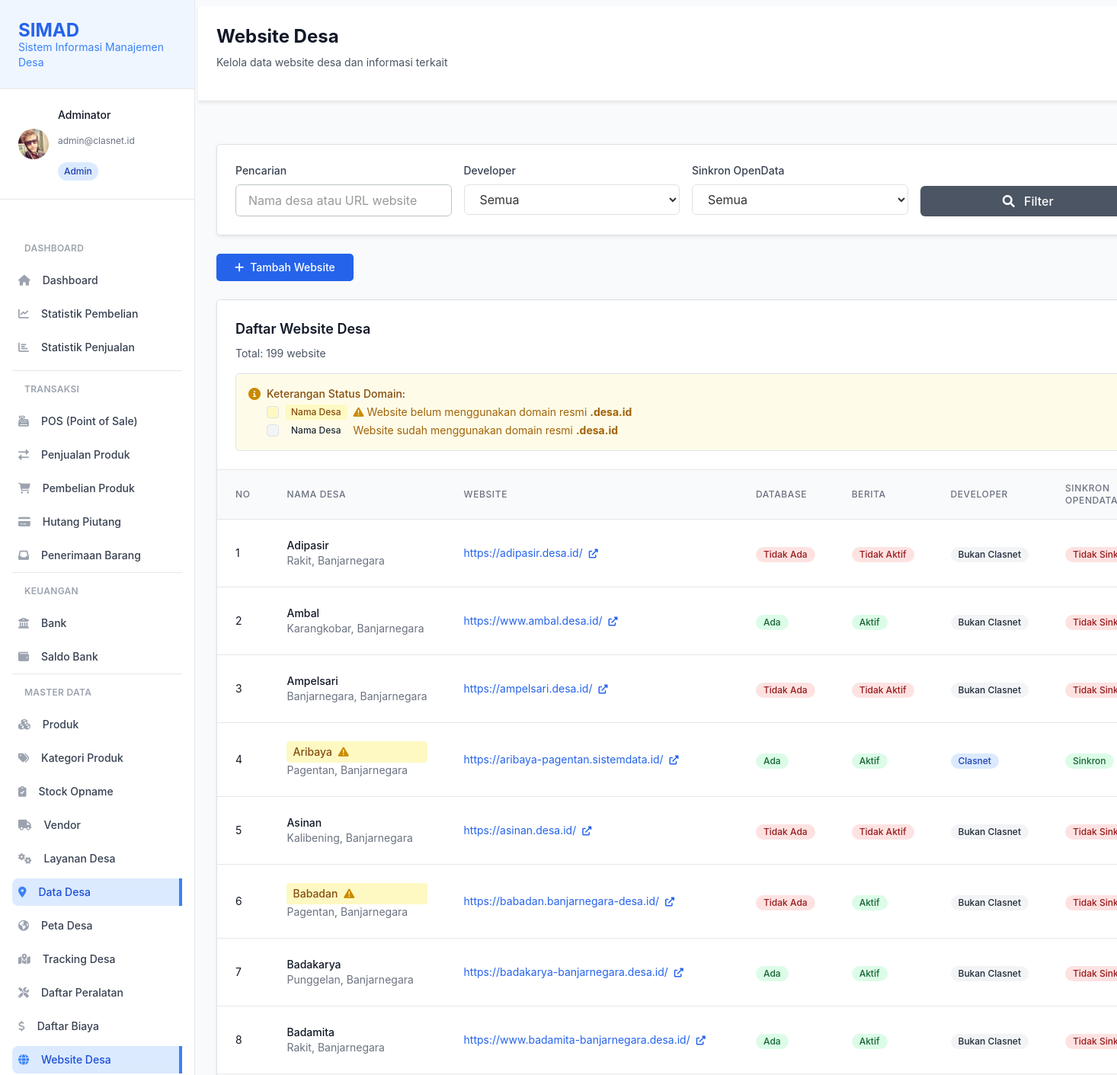
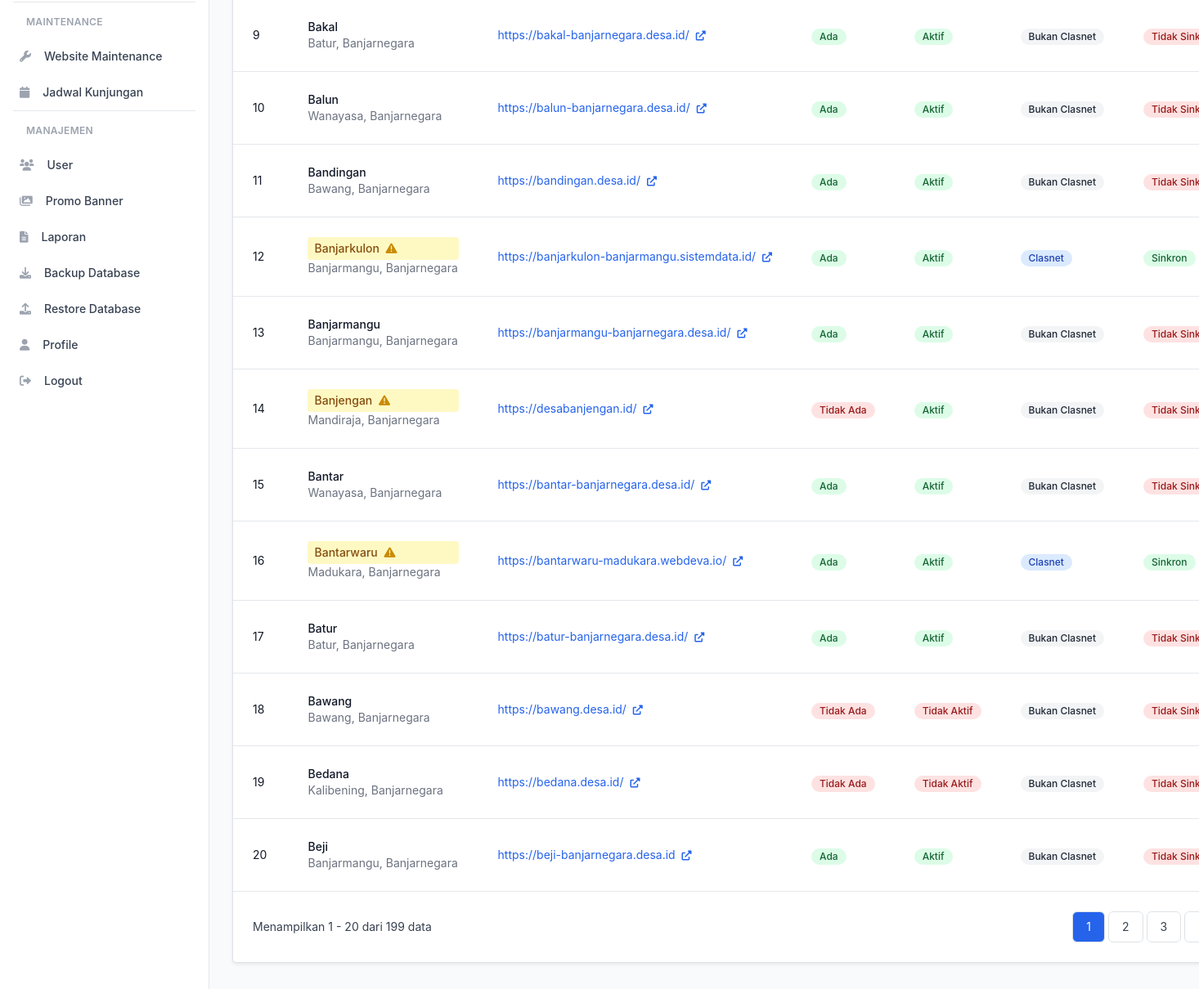
Page /website-desa.php (signed in) on the committed database (2 pictures, top to bottom).
### tables this page shows
CREATE TABLE `users` (
  `id` int(11) NOT NULL,
  `username` varchar(50) NOT NULL,
  `email` varchar(100) NOT NULL,
  `password` varchar(255) NOT NULL,
  `nama_lengkap` varchar(100) NOT NULL,
  `role` enum('admin','akunting','supervisor','teknisi','programmer','sales','finance') NOT NULL,
  `no_hp` varchar(20) DEFAULT NULL,
  `foto_profil` varchar(255) DEFAULT NULL,
  `status` enum('aktif','nonaktif') DEFAULT 'aktif',
  `created_at` timestamp NOT NULL DEFAULT current_timestamp(),
  `updated_at` timestamp NOT NULL DEFAULT current_timestamp() ON UPDATE current_timestamp(),
  `last_login` timestamp NULL DEFAULT NULL
);

CREATE TABLE `website_desa` (
  `id` int(11) NOT NULL,
  `desa_id` int(11) DEFAULT NULL,
  `website_url` varchar(255) NOT NULL,
  `has_database` enum('ada','tidak_ada') DEFAULT 'tidak_ada',
  `news_active` enum('aktif','tidak_aktif') DEFAULT 'tidak_aktif',
  `developer_type` enum('clasnet','bukan_clasnet') DEFAULT 'bukan_clasnet',
  `opendata_sync` enum('sinkron','proses','tidak_sinkron') DEFAULT 'tidak_sinkron',
  `keterangan` text DEFAULT NULL,
  `created_at` timestamp NOT NULL DEFAULT current_timestamp(),
  `updated_at` timestamp NOT NULL DEFAULT current_timestamp() ON UPDATE current_timestamp()
);

CREATE TABLE `desa` (
  `id` int(11) NOT NULL,
  `nama_desa` varchar(100) NOT NULL,
  `alamat` text NOT NULL,
  `kecamatan` varchar(50) NOT NULL,
  `kabupaten` varchar(50) NOT NULL,
  `provinsi` varchar(50) NOT NULL,
  `latitude` decimal(10,8) DEFAULT NULL,
  `longitude` decimal(11,8) DEFAULT NULL,
  `kode_pos` varchar(10) DEFAULT NULL,
  `nama_kepala_desa` varchar(100) DEFAULT NULL,
  `jabatan_kepala_desa` varchar(100) DEFAULT NULL,
  `no_hp_kepala_desa` varchar(20) DEFAULT NULL,
  `nama_sekdes` varchar(100) DEFAULT NULL,
  `no_hp_sekdes` varchar(20) DEFAULT NULL,
  `nama_admin_it` varchar(100) DEFAULT NULL,
  `no_hp_admin_it` varchar(20) DEFAULT NULL,
  `email_desa` varchar(100) DEFAULT NULL,
  `pin` varchar(255) DEFAULT NULL,
  `kategori` enum('baru','rutin','prioritas') DEFAULT 'baru',
  `tingkat_digitalisasi` enum('rendah','sedang','tinggi') DEFAULT 'rendah',
  `limit_kredit` decimal(15,2) DEFAULT 0.00,
  `foto_kantor` varchar(255) DEFAULT NULL,
  `catatan_khusus` text DEFAULT NULL,
  `status` enum('aktif','nonaktif') DEFAULT 'aktif',
  `created_at` timestamp NOT NULL DEFAULT current_timestamp(),
  `updated_at` timestamp NOT NULL DEFAULT current_timestamp() ON UPDATE current_timestamp()
);

### website-desa.php (the view, shortened to what the rows shown need)
<?php
require_once 'config/database.php';
require_once 'config/auth.php';
$db = getDatabase();
$limit = 20;
$page = max(1, (int)($_GET['page'] ?? 1));
$offset = ($page - 1) * $limit;
$where_conditions = [];
$params = [];
$where_clause = !empty($where_conditions) ? 'WHERE ' . implode(' AND ', $where_conditions) : '';
$query = "
    SELECT wd.*, d.nama_desa, d.kecamatan, d.kabupaten
    FROM website_desa wd
    LEFT JOIN desa d ON wd.desa_id = d.id
    $where_clause
    ORDER BY d.nama_desa ASC
    LIMIT $limit OFFSET $offset
";
$website_list = $db->select($query, $params);
?>
<!DOCTYPE html>
<html lang="id">
<head>
    <script src="https://cdn.tailwindcss.com"></script>
    <link rel="stylesheet" href="https://cdnjs.cloudflare.com/ajax/libs/font-awesome/6.0.0/css/all.min.css">
</head>
<body class="h-full bg-gray-50">
    <?php
    include 'layouts/header.php';
    ?>
    <div class="bg-white shadow-sm border-b border-gray-200 mb-6">
        <div class="px-6 py-4">
            <div>
                <h1 class="text-2xl font-bold text-gray-900">Website Desa</h1>
            </div>
        </div>
    </div>
    <div class="max-w-7xl ml-0 px-4 sm:px-6 lg:px-8 py-8">
        <div class="bg-white rounded-lg shadow-sm border border-gray-200">
            <div class="px-6 py-4 border-b border-gray-200">
                <h2 class="text-lg font-semibold text-gray-900">Daftar Website Desa</h2>
            </div>
            <?php if (empty($website_list)): ?>
                <div class="p-8 text-center">
                    <i class="fas fa-globe text-gray-300 text-4xl mb-4"></i>
                    <h3 class="text-lg font-medium text-gray-900 mb-2">Belum ada data website</h3>
                    <p class="text-gray-600 mb-4">Mulai dengan menambahkan website desa pertama</p>
                    <a href="website-desa-add.php" class="inline-flex items-center px-4 py-2 bg-primary-600 hover:bg-primary-700 text-white font-medium rounded-lg transition-colors duration-200">
                        <i class="fas fa-plus mr-2"></i>
                        Tambah Website
                    </a>
                </div>
            <?php else: ?>
                <div class="overflow-x-auto">
                    <table class="min-w-full divide-y divide-gray-200 table-fixed">
                        <thead class="bg-gray-50">
                            <tr>
                                <th class="px-6 py-3 text-left text-xs font-medium text-gray-500 uppercase tracking-wider w-16">No</th>
                                <th class="px-6 py-3 text-left text-xs font-medium text-gray-500 uppercase tracking-wider w-48">Nama Desa</th>
                                <th class="px-6 py-3 text-left text-xs font-medium text-gray-500 uppercase tracking-wider w-64">Website</th>
                                <th class="px-6 py-3 text-left text-xs font-medium text-gray-500 uppercase tracking-wider w-24">Database</th>
                                <th class="px-6 py-3 text-left text-xs font-medium text-gray-500 uppercase tracking-wider w-24">Berita</th>
                                <th class="px-6 py-3 text-left text-xs font-medium text-gray-500 uppercase tracking-wider w-32">Developer</th>
                                <th class="px-6 py-3 text-left text-xs font-medium text-gray-500 uppercase tracking-wider w-32">Sinkron OpenData</th>
                            </tr>
                        </thead>
                         <tbody class="bg-white divide-y divide-gray-200">
                             <?php foreach ($website_list as $index => $website): ?>
                             <tr class="hover:bg-gray-50">
                                 <td class="px-6 py-4 whitespace-nowrap text-sm text-gray-900 w-16">
                                     <?= $offset + $index + 1 ?>
                                 </td>
                                 <td class="px-6 py-4 whitespace-nowrap w-48">
                                     <?php
                                     $is_official_domain = strpos($website['website_url'], '.desa.id') !== false;
                                     $name_class = $is_official_domain ? 'text-gray-900' : 'text-yellow-800 bg-yellow-100 px-2 py-1 rounded';
                                     ?>
                                     <div class="text-sm font-medium <?= $name_class ?>">
                                         <?= htmlspecialchars($website['nama_desa'] ?: 'Tidak terdaftar') ?>
                                         <?php if (!$is_official_domain): ?>
                                         <i class="fas fa-exclamation-triangle ml-1 text-yellow-600" title="Website belum menggunakan domain resmi .desa.id"></i>
                                         <?php endif; ?>
                                     </div>
                                     <?php if ($website['kecamatan']): ?>
                                     <div class="text-sm text-gray-500">
                                         <?= htmlspecialchars($website['kecamatan']) ?>, <?= htmlspecialchars($website['kabupaten']) ?>
                                     </div>
                                     <?php endif; ?>
                                 </td>
                                 <td class="px-6 py-4 w-64">
                                     <a href="<?= htmlspecialchars($website['website_url']) ?>" target="_blank"
                                        class="text-primary-600 hover:text-primary-800 text-sm block truncate"
                                        title="<?= htmlspecialchars($website['website_url']) ?>">
                                         <?= htmlspecialchars($website['website_url']) ?>
                                         <i class="fas fa-external-link-alt ml-1 text-xs"></i>
                                     </a>
                                 </td>
                                 <td class="px-6 py-4 whitespace-nowrap w-24">
                                     <span class="inline-flex items-center px-2.5 py-0.5 rounded-full text-xs font-medium <?= $website['has_database'] === 'ada' ? 'bg-green-100 text-green-800' : 'bg-red-100 text-red-800' ?>">
                                         <?= $website['has_database'] === 'ada' ? 'Ada' : 'Tidak Ada' ?>
                                     </span>
                                 </td>
                                 <td class="px-6 py-4 whitespace-nowrap w-24">
                                     <span class="inline-flex items-center px-2.5 py-0.5 rounded-full text-xs font-medium <?= $website['news_active'] === 'aktif' ? 'bg-green-100 text-green-800' : 'bg-red-100 text-red-800' ?>">
                                         <?= $website['news_active'] === 'aktif' ? 'Aktif' : 'Tidak Aktif' ?>
                                     </span>
                                 </td>
                                 <td class="px-6 py-4 whitespace-nowrap w-32">
                                     <span class="inline-flex items-center px-2.5 py-0.5 rounded-full text-xs font-medium <?= $website['developer_type'] === 'clasnet' ? 'bg-blue-100 text-blue-800' : 'bg-gray-100 text-gray-800' ?>">
                                         <?= $website['developer_type'] === 'clasnet' ? 'Clasnet' : 'Bukan Clasnet' ?>
                                     </span>
                                 </td>
                                 <td class="px-6 py-4 whitespace-nowrap w-32">
                                     <?php
                                     $sync_class = '';
                                     $sync_text = '';
                                     switch($website['opendata_sync']) {
                                         case 'sinkron':
                                             $sync_class = 'bg-green-100 text-green-800';
                                             $sync_text = 'Sinkron';
                                             break;
                                         default:
                                             $sync_class = 'bg-red-100 text-red-800';
                                             $sync_text = 'Tidak Sinkron';
                                     }
                                     ?>
                                     <span class="inline-flex items-center px-2.5 py-0.5 rounded-full text-xs font-medium <?= $sync_class ?>">
                                         <?= $sync_text ?>
                                     </span>
                                 </td>
                             </tr>
                             <?php endforeach; ?>
                         </tbody>
                     </table>
                 </div>
             <?php endif; ?>
         </div>
     </div>
 </body>
 </html>

### layouts/header.php (shortened to what the rows shown need)
<?php
if (class_exists('AuthStatic') && AuthStatic::isLoggedIn()) {
    $user = AuthStatic::getCurrentUser();
}
?>
<!DOCTYPE html>
<html lang="id" class="h-full bg-gray-50">
<head>
    <link href="https://cdn.jsdelivr.net/npm/bootstrap@4.6.2/dist/css/bootstrap.min.css" rel="stylesheet">
    <script src="https://cdn.tailwindcss.com"></script>
    <link href="https://cdnjs.cloudflare.com/ajax/libs/font-awesome/6.0.0/css/all.min.css" rel="stylesheet">
    <link href="css/pwa-mobile.css?v=<?php echo time(); ?>" rel="stylesheet">
    <link href="https://cdn.jsdelivr.net/npm/select2@4.1.0-rc.0/dist/css/select2.min.css" rel="stylesheet" />
</head>
<body class="h-full bg-gray-50">
    <aside id="sidebar" class="fixed top-0 left-0 z-20 flex flex-col flex-shrink-0 hidden w-64 h-full font-normal duration-75 lg:flex transition-width" aria-label="Sidebar">
        <div class="relative flex-1 flex flex-col min-h-0 border-r border-gray-200 bg-white">
            <div class="px-4 py-4 border-b border-gray-200 bg-white">
                <div class="flex items-center space-x-3">
                    <div class="flex-1 min-w-0">
                        <p class="text-sm font-medium text-gray-900 truncate">
                            <?php echo htmlspecialchars($user['nama_lengkap'] ?? 'User'); ?>
                        </p>
                        <p class="text-xs text-gray-500 truncate">
                            <?php echo htmlspecialchars($user['email'] ?? ''); ?>
                        </p>
                        <span class="inline-flex items-center px-2 py-1 rounded-full text-xs font-medium bg-blue-100 text-blue-800 mt-1">
                            <?php echo ucfirst($user['role'] ?? 'user'); ?>
                        </span>
                    </div>
                </div>
            </div>
        </div>
    </aside>
    <div id="main-content" class="h-full w-full bg-gray-50 relative lg:ml-64 overflow-x-hidden">
        <main class="pt-2 px-1 sm:px-2 max-w-full">

### rows in the picture
users: nama_lengkap "Adminator", email "admin@clasnet.id", role "Admin"
website_desa: index "1", desa.nama_desa "Adipasir", desa.kecamatan "Rakit", desa.kabupaten "Banjarnegara", website_url "https://adipasir.desa.id/", has_database "Tidak Ada", news_active "Tidak Aktif", developer_type "Bukan Clasnet", opendata_sync "Tidak…"
website_desa: index "2", desa.nama_desa "Ambal", desa.kecamatan "Karangkobar", desa.kabupaten "Banjarnegara", website_url "https://www.ambal.desa.id/", has_database "Ada", news_active "Aktif", developer_type "Bukan Clasnet", opendata_sync "Tidak…"
website_desa: index "3", desa.nama_desa "Ampelsari", desa.kecamatan "Banjarnegara", desa.kabupaten "Banjarnegara", website_url "https://ampelsari.desa.id/", has_database "Tidak Ada", news_active "Tidak Aktif", developer_type "Bukan Clasnet", opendata_sync "Tidak…"
website_desa: index "4", desa.nama_desa "Aribaya", desa.kecamatan "Pagentan", desa.kabupaten "Banjarnegara", website_url "https://aribaya-pagentan.sistemdata.id/", has_database "Ada", news_active "Aktif", developer_type "Clasnet", opendata_sync "Sinkron"
website_desa: index "5", desa.nama_desa "Asinan", desa.kecamatan "Kalibening", desa.kabupaten "Banjarnegara", website_url "https://asinan.desa.id/", has_database "Tidak Ada", news_active "Tidak Aktif", developer_type "Bukan Clasnet", opendata_sync "Tidak…"
website_desa: index "6", desa.nama_desa "Babadan", desa.kecamatan "Pagentan", desa.kabupaten "Banjarnegara", website_url "https://babadan.banjarnegara-desa.id/", has_database "Tidak Ada", news_active "Aktif", developer_type "Bukan Clasnet", opendata_sync "Tidak…"
website_desa: index "7", desa.nama_desa "Badakarya", desa.kecamatan "Punggelan", desa.kabupaten "Banjarnegara", website_url "https://badakarya-banjarnegara.desa.id/", has_database "Ada", news_active "Aktif", developer_type "Bukan Clasnet", opendata_sync "Tidak…"
website_desa: index "8", desa.nama_desa "Badamita", desa.kecamatan "Rakit", desa.kabupaten "Banjarnegara", website_url "https://www.badamita-banjarnegara.desa.id/", has_database "Ada", news_active "Aktif", developer_type "Bukan Clasnet", opendata_sync "Tidak…"
website_desa: index "9", desa.nama_desa "Bakal", desa.kecamatan "Batur", desa.kabupaten "Banjarnegara", website_url "https://bakal-banjarnegara.desa.id/", has_database "Ada", news_active "Aktif", developer_type "Bukan Clasnet", opendata_sync "Tidak…"
website_desa: index "10", desa.nama_desa "Balun", desa.kecamatan "Wanayasa", desa.kabupaten "Banjarnegara", website_url "https://balun-banjarnegara.desa.id/", has_database "Ada", news_active "Aktif", developer_type "Bukan Clasnet", opendata_sync "Tidak…"
website_desa: index "11", desa.nama_desa "Bandingan", desa.kecamatan "Bawang", desa.kabupaten "Banjarnegara", website_url "https://bandingan.desa.id/", has_database "Ada", news_active "Aktif", developer_type "Bukan Clasnet", opendata_sync "Tidak…"
website_desa: index "12", desa.nama_desa "Banjarkulon", desa.kecamatan "Banjarmangu", desa.kabupaten "Banjarnegara", website_url "https://banjarkulon-banjarmangu.sistemdata.id/", has_database "Ada", news_active "Aktif", developer_type "Clasnet", opendata_sync "Sinkron"
website_desa: index "13", desa.nama_desa "Banjarmangu", desa.kecamatan "Banjarmangu", desa.kabupaten "Banjarnegara", website_url "https://banjarmangu-banjarnegara.desa.id/", has_database "Ada", news_active "Aktif", developer_type "Bukan Clasnet", opendata_sync "Tidak…"
website_desa: index "14", desa.nama_desa "Banjengan", desa.kecamatan "Mandiraja", desa.kabupaten "Banjarnegara", website_url "https://desabanjengan.id/", has_database "Tidak Ada", news_active "Aktif", developer_type "Bukan Clasnet", opendata_sync "Tidak…"
website_desa: index "15", desa.nama_desa "Bantar", desa.kecamatan "Wanayasa", desa.kabupaten "Banjarnegara", website_url "https://bantar-banjarnegara.desa.id/", has_database "Ada", news_active "Aktif", developer_type "Bukan Clasnet", opendata_sync "Tidak…"
website_desa: index "16", desa.nama_desa "Bantarwaru", desa.kecamatan "Madukara", desa.kabupaten "Banjarnegara", website_url "https://bantarwaru-madukara.webdeva.io/", has_database "Ada", news_active "Aktif", developer_type "Clasnet", opendata_sync "Sinkron"
website_desa: index "17", desa.nama_desa "Batur", desa.kecamatan "Batur", desa.kabupaten "Banjarnegara", website_url "https://batur-banjarnegara.desa.id/", has_database "Ada", news_active "Aktif", developer_type "Bukan Clasnet", opendata_sync "Tidak…"
website_desa: index "18", desa.nama_desa "Bawang", desa.kecamatan "Bawang", desa.kabupaten "Banjarnegara", website_url "https://bawang.desa.id/", has_database "Tidak Ada", news_active "Tidak Aktif", developer_type "Bukan Clasnet", opendata_sync "Tidak…"
website_desa: index "19", desa.nama_desa "Bedana", desa.kecamatan "Kalibening", desa.kabupaten "Banjarnegara", website_url "https://bedana.desa.id/", has_database "Tidak Ada", news_active "Tidak Aktif", developer_type "Bukan Clasnet", opendata_sync "Tidak…"
website_desa: index "20", desa.nama_desa "Beji", desa.kecamatan "Banjarmangu", desa.kabupaten "Banjarnegara", website_url "https://beji-banjarnegara.desa.id", has_database "Ada", news_active "Aktif", developer_type "Bukan Clasnet", opendata_sync "Tidak…"

### other values in the picture
$total_records "199"
$offset + 1 "1"
min($offset + $limit, $total_records) "20"
